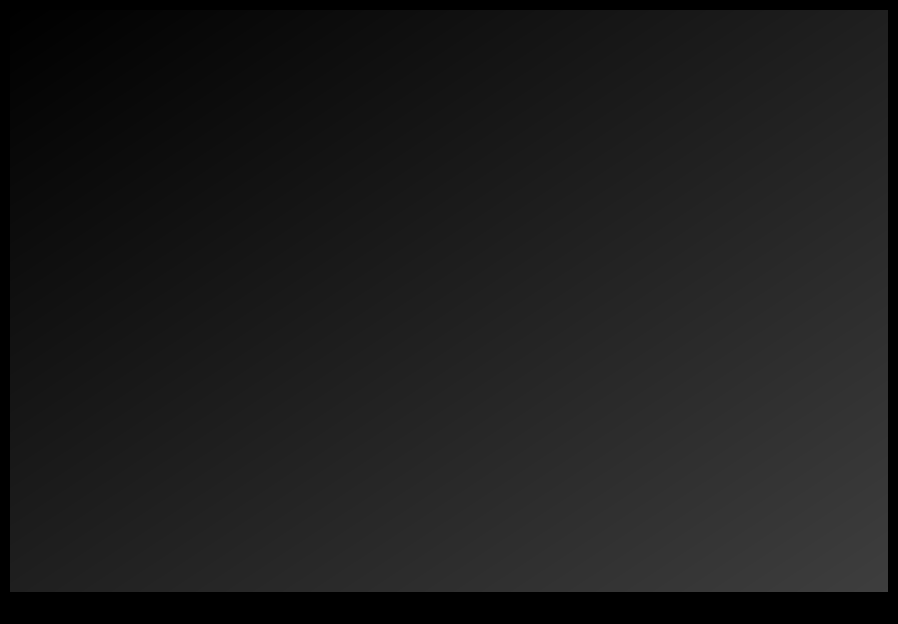
<?xml version="1.0" encoding="UTF-8"?>
<ui version="4.0">
 <class>MainWindow</class>
 <widget class="QMainWindow" name="MainWindow">
  <property name="geometry">
   <rect>
    <x>0</x>
    <y>0</y>
    <width>898</width>
    <height>624</height>
   </rect>
  </property>
  <property name="sizePolicy">
   <sizepolicy hsizetype="Minimum" vsizetype="Minimum">
    <horstretch>12</horstretch>
    <verstretch>25</verstretch>
   </sizepolicy>
  </property>
  <property name="minimumSize">
   <size>
    <width>648</width>
    <height>491</height>
   </size>
  </property>
  <property name="baseSize">
   <size>
    <width>640</width>
    <height>480</height>
   </size>
  </property>
  <property name="windowTitle">
   <string>MainWindow</string>
  </property>
  <property name="styleSheet">
   <string notr="true">background-color: rgb(0, 0, 0);</string>
  </property>
  <widget class="QWidget" name="centralwidget">
   <property name="sizePolicy">
    <sizepolicy hsizetype="Expanding" vsizetype="Expanding">
     <horstretch>0</horstretch>
     <verstretch>0</verstretch>
    </sizepolicy>
   </property>
   <layout class="QVBoxLayout" name="verticalLayout">
    <item>
     <widget class="QFrame" name="framecentral2">
      <property name="sizePolicy">
       <sizepolicy hsizetype="Minimum" vsizetype="Minimum">
        <horstretch>16</horstretch>
        <verstretch>41</verstretch>
       </sizepolicy>
      </property>
      <property name="minimumSize">
       <size>
        <width>857</width>
        <height>395</height>
       </size>
      </property>
      <property name="sizeIncrement">
       <size>
        <width>0</width>
        <height>53</height>
       </size>
      </property>
      <property name="baseSize">
       <size>
        <width>0</width>
        <height>15</height>
       </size>
      </property>
      <property name="styleSheet">
       <string notr="true">background-color: qlineargradient(spread:pad, x1:0, y1:0, x2:1, y2:1, stop:0 rgba(0, 0, 0, 255), stop:1 rgba(62, 62, 62, 255));</string>
      </property>
      <property name="frameShape">
       <enum>QFrame::Shape::StyledPanel</enum>
      </property>
      <property name="frameShadow">
       <enum>QFrame::Shadow::Raised</enum>
      </property>
      <layout class="QGridLayout" name="gridLayout_3"/>
     </widget>
    </item>
   </layout>
  </widget>
  <widget class="QMenuBar" name="menubar">
   <property name="geometry">
    <rect>
     <x>0</x>
     <y>0</y>
     <width>898</width>
     <height>22</height>
    </rect>
   </property>
  </widget>
  <widget class="QStatusBar" name="statusbar"/>
 </widget>
 <resources/>
 <connections/>
</ui>
